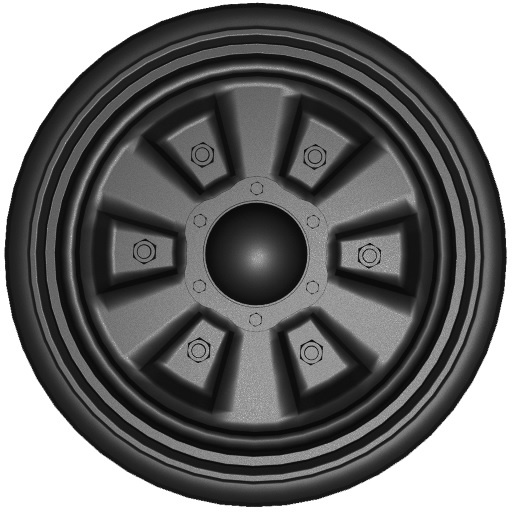
#> input picture data/tank-wheel/grayscale/frontal.jpg, 512 x 512 px, found by its file name
$ python main-copy.py
#> lines starting #> are read from the running program, lines starting #| are printed output that depends on the picture
import os
import numpy as np
from PIL import Image, ImageDraw

IMAGE_PATH = R"data\tank-wheel\grayscale\frontal.jpg"
IMAGE_SIZE = (512, 512)

EXPO_HEIGHT = 2

COLORS = {
    "grass" : (34,139,34),
    "forest" : (0, 100, 0),
    "sand" : (238, 214, 175),
    "water" : (65,105,225),
    "rock" : (139, 137, 137),
    "snow" : (255, 250, 250)
}

LUT_VECTORS = (
    (-1, 1), (0, 1), (1, 1),
    (-1, 0),         (1, 0),
    (-1, -1), (0, -1), (1, -1)
)

def normalize(input_map, minimum, maximum, expo):
    scale = maximum - minimum
    output_map = np.zeros(IMAGE_SIZE)
    for x in range(IMAGE_SIZE[0]):
        for y in range(IMAGE_SIZE[1]):
            output_map[x][y] = ((input_map[x][y] - minimum)/scale)**expo
    return output_map

def load_image_and_normalize(image_path):
    """
    Loads an image from the specified path and normalizes pixel values to [0.0, 1.0].

    Args:
        image_path (str): Path to the image file.

    Returns:
        np.ndarray: Normalized image as a NumPy array.
    """
    try:
        # Load the image
        image = Image.open(image_path).convert('L')

        # Convert to NumPy array
        image_array = np.array(image)

        # Normalize pixel values to [0.0, 1.0]
        normalized_image = image_array.astype(np.float32) / 255.0

        return normalized_image
    except Exception as e:
        print(f"Error loading or normalizing the image: {e}")
        return None

def generate_depthmap_from_image():
    depthmap = load_image_and_normalize(IMAGE_PATH)
#> in load_image_and_normalize, image is the input picture: PIL image 512x512 L; min 5, max 255, mean 114.4
    return depthmap

def generate_depthmap():
    minimum = 0
    maximum = 0
    depthmap = generate_depthmap_from_image()
    for x in range(IMAGE_SIZE[0]):
        for y in range(IMAGE_SIZE[1]):
            new_value = depthmap[x][y]
            if new_value < minimum:
                minimum = new_value
            if new_value > maximum:
                maximum = new_value
    print(f"Generated Depthmap (minimum = {minimum:.3f}, maximum = {maximum:.3f})")
    return normalize(depthmap, minimum, maximum, EXPO_HEIGHT)

def out_of_bounds(point):
    if 0 <= point[0] < IMAGE_SIZE[0] and 0 <= point[1] < IMAGE_SIZE[1]:
        return True
    if point[1] < 0 or point[1] >= IMAGE_SIZE[1]:
        return True
    return False

def generate_slopemap(depthmap):
    valid = lambda point: 0 <= point[0] < IMAGE_SIZE[0] and 0 <= point[1] < IMAGE_SIZE[1]
    slopemap = np.zeros(IMAGE_SIZE)
    minimum = 0
    maximum = 0
    for x in range(IMAGE_SIZE[0]):
        for y in range(IMAGE_SIZE[1]):
            slope = 0
            for vector in LUT_VECTORS:
                point = (x+vector[0], y+vector[1])
                if not valid(point): continue
                slope += abs(depthmap[x][y]-depthmap[point[0]][point[1]])
            slope = slope/8
            slopemap[x][y] = slope
            if slope < minimum:
                minimum = slope
            if slope > maximum:
                maximum = slope
    print("Generated Slopemap")
    return normalize(slopemap, minimum, maximum, 1)

def get_color(height, slope):
    if height > 0.2 and height < 0.9 and slope > 0.45:
       return COLORS["rock"]
    if height <= 0.2:
        return COLORS["water"]
    elif height > 0.2 and height <= 0.225:
        return COLORS["sand"]
    elif height > 0.225 and height <= 0.45:
        return COLORS["grass"]
    elif height > 0.45 and height <= 0.85:
        return COLORS["forest"]
    elif height > 0.85 and height <= 0.9:
        return COLORS["rock"]
    elif height > 0.9:
        return COLORS["snow"]

def generate_vertices(depthmap):
    vertices = []
    base = (-1, -0.75, -1)
    size = 2
    max_height = 0.5
    step_x = size/(IMAGE_SIZE[0]-1)
    step_y = size/(IMAGE_SIZE[1]-1)
    for x in range(IMAGE_SIZE[0]):
        for y in range(IMAGE_SIZE[1]):
            x_coord = base[0] + step_x*x
            y_coord = base[1] + max_height*depthmap[x][y]
            z_coord = base[2] + step_y*y
            vertices.append((x_coord, y_coord, z_coord))
    print("Generated Vertices")
    return vertices

def generate_edges_and_surfaces():
    edges = []
    surfaces = []
    for x in range(IMAGE_SIZE[0]-1):
        for y in range(IMAGE_SIZE[1]-1):
            base = x*IMAGE_SIZE[0]+y
            a = base
            b = base+1
            c = base+IMAGE_SIZE[0]+1
            d = base+IMAGE_SIZE[0]
            edges.append((a, b))
            edges.append((b, c))
            edges.append((c, a))
            edges.append((c, d))
            edges.append((d, a))
            surfaces.append((a, b, c))
            surfaces.append((a, c, d))
    print("Generated Edges & Surfaces")
    return edges, surfaces

def export_norm_map(norm_map, filename):
    image = Image.new('RGB', IMAGE_SIZE, 0)
    draw = ImageDraw.ImageDraw(image)
    for x in range(IMAGE_SIZE[0]):
        for y in range(IMAGE_SIZE[1]):
            color = int(norm_map[x][y]*255)
            draw.point((x, y), (color, color, color))
    image.save(filename)
    print(f"Saved '{filename}'")
    return

def export_texture(depthmap, slopemap, filename):
    image = Image.new('RGB', IMAGE_SIZE, 0)
    draw = ImageDraw.ImageDraw(image)
    for x in range(IMAGE_SIZE[0]):
        for y in range(IMAGE_SIZE[1]):
            draw.point((x, y), get_color(depthmap[x][y], slopemap[x][y]))
    image.save(filename)
    print(f"Saved '{filename}'")
    return

def export_3d_model(vertices, tris, filename):
    file = open(filename, "w")
    for vertex in vertices:
      file.write("v " + str(vertex[0]) + " " + str(vertex[1]) + " " + str(vertex[2]) + "\n")
    for tri in tris:
      file.write("f " + str(tri[2]+1) + " " + str(tri[1]+1) + " " + str(tri[0]+1) + "\n")
    file.close()
    print(f"Saved '{filename}'")
    return

def main():
    # generate 3d model
    depthmap = generate_depthmap()
#> after the loop in generate_depthmap, `for x in range(IMAGE_SIZE[0]):`: maximum = 1; minimum = 0
#| Generated Depthmap (minimum = 0.000, maximum = 1.000)
#> in normalize, `scale = maximum - minimum`: scale = 1
#> after the loop in normalize, `for x in range(IMAGE_SIZE[0]):`:
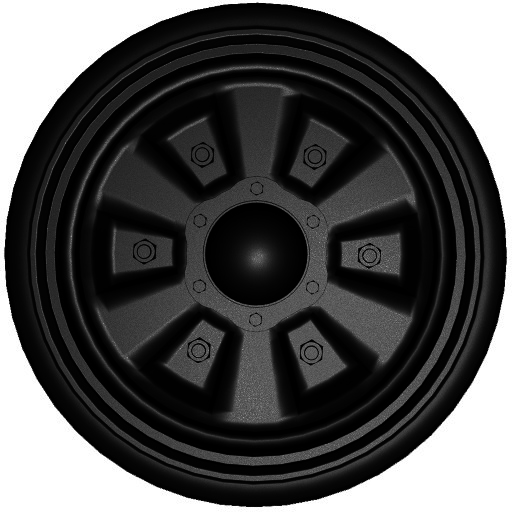
#> output_map: shape (512, 512) float64; min 0.000384, max 1, mean 0.322
    slopemap = generate_slopemap(depthmap)
#> after the loop in generate_slopemap, `for x in range(IMAGE_SIZE[0]):`:
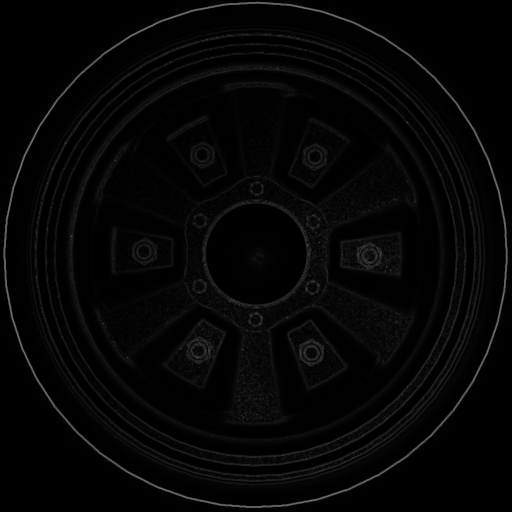
#> slopemap: shape (512, 512) float64; min 0, max 0.486, mean 0.0217
#> after the loop in generate_slopemap, `for x in range(IMAGE_SIZE[0]):`: maximum = 0.486; minimum = 0
#> call 2 of normalize, with minimum = 0, maximum = 0.486, expo = 1
#> in normalize (call 2), `scale = maximum - minimum`: scale = 0.486
#> after the loop in normalize (call 2), `for x in range(IMAGE_SIZE[0]):`:
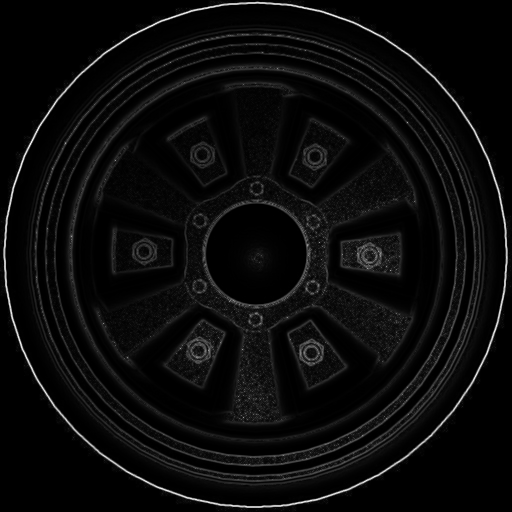
#> output_map: shape (512, 512) float64; min 0, max 1, mean 0.0447
    vertices = generate_vertices(depthmap)
#> after the loop in generate_vertices, `for x in range(IMAGE_SIZE[0]):`: vertices = 262144 items
#> vertices = 262144 items
    edges, surfaces = generate_edges_and_surfaces()

    # make output directory
    parts = IMAGE_PATH.split("\\")
    folder_name = parts[1]
    file_name   = parts[3].split(".")[0]
    output_dir  = RF"result\{folder_name}\{file_name}"
    os.makedirs(output_dir, exist_ok=True)

    # export 3d model to files
    export_3d_model(vertices, surfaces, RF"{output_dir}\model.obj")
#> the loop in export_3d_model, `for vertex in vertices:` made 262144 passes
#> vertex on passes 1 to 3: (-1, -0.25, -1), (-1, -0.25, -0.996), (-1, -0.25, -0.992)
    export_norm_map(depthmap, RF"{output_dir}\depthmap.png")
#> in export_norm_map, `image = Image.new('RGB', IMAGE_SIZE, 0)`: image: PIL image 512x512 RGB; every value is 0
#> in export_norm_map, `image.save(filename)`:
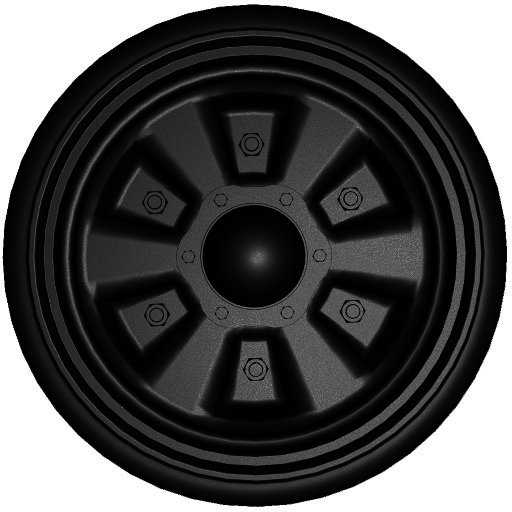
#> saved as depthmap.png: PIL image 512x512 RGB; min 0, max 255, mean 81.8
    export_norm_map(slopemap, RF"{output_dir}\slopemap.png")
#> call 2 of export_norm_map, with filename = 'result\\tank-wheel\\frontal\\slopemap.png'
#> in export_norm_map (call 2), `image.save(filename)`:
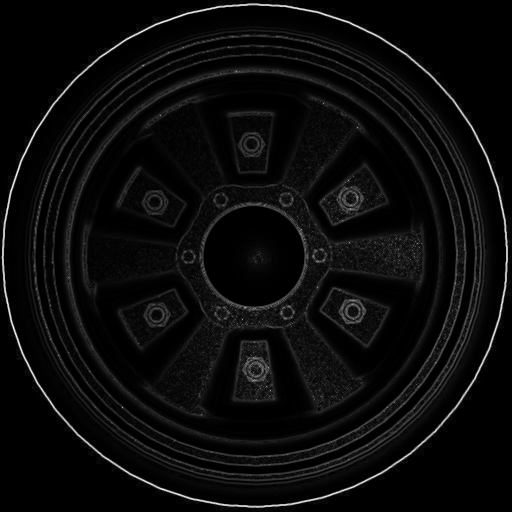
#> saved as slopemap.png: PIL image 512x512 RGB; min 0, max 255, mean 11
    export_texture(depthmap, slopemap, RF"{output_dir}\texture.png")
#> in export_texture, `image.save(filename)`:
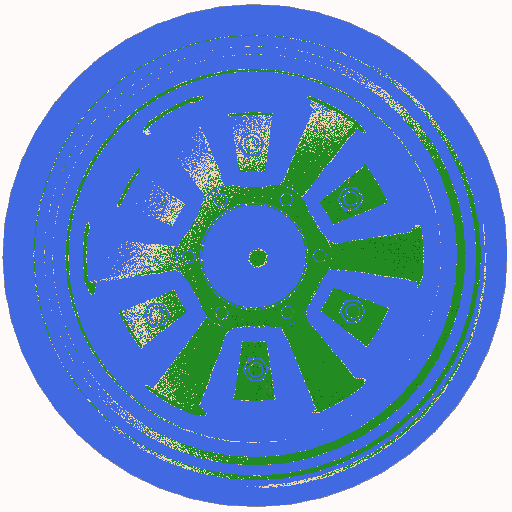
#> saved as texture.png: PIL image 512x512 RGB; mean R, G, B 110.9, 147.9, 200.9

if __name__ == "__main__":
    main()
